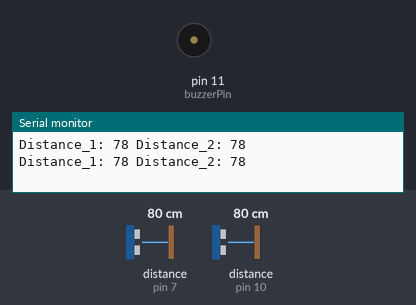
Recording of a sketch running on a simulated Arduino Uno, built with avr-gcc and run on an emulated ATmega328P. Shown: buzzer (waves = sounding, pin HIGH), the last lines printed to the serial monitor. Wiring (inferred from the names in the program): 2 × ultrasonic range finder: trigger pin 6, echo pin 7 / trigger pin 9, echo pin 10. The inputs (shaded band) are chosen by the test bench; at power-on: distance to the obstacle (sensors on pin 7, pin 10) 80 cm. The echo pulse lasts 58.3 µs per cm; pins used as bus, display or sensor lines are not drawn.

Above: at 1.8 s.
1.9 s: distance to the obstacle (sensor on pin 7) set to 7 cm
3.4 s: distance to the obstacle (sensor on pin 7) set to 4 cm
At 4.7 s:
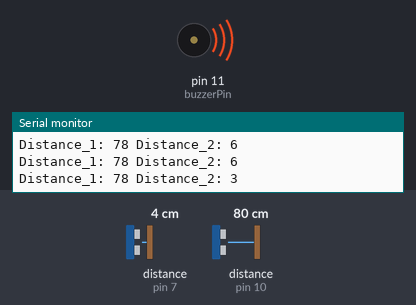
5.5 s: distance to the obstacle (sensor on pin 7) set to 9 cm
At 6.7 s:
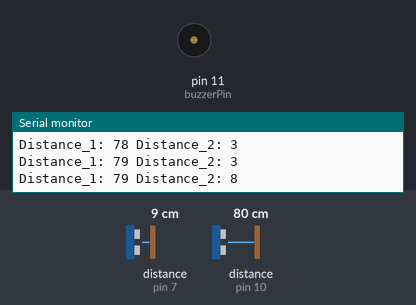
7.5 s: distance to the obstacle (sensor on pin 7) set to 2 cm
At 8.7 s:
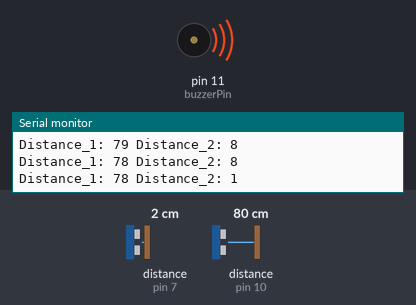
Timing chart, 0 to 10.5 s (numbered marks = the images above; inputs shaded):
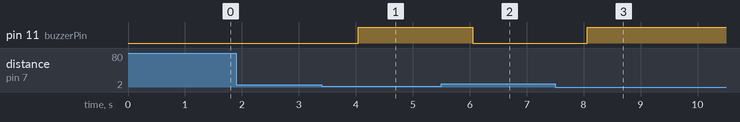

The sketch:

automated_motor.cc.ino
```cpp
  const int trigPin_1 = 9;
  const int echoPin_1 = 10;
  const int buzzerPin = 11;
  const int trigPin_2 = 6;
  const int echoPin_2 = 7;

  long duration_1;
  long duration_2;
  int distance_1;
  int distance_2;
  int i=0;

void setup()
{
  // put your setup code here, to run once:
  pinMode(trigPin_1,OUTPUT);
  pinMode(buzzerPin,OUTPUT);
  pinMode(trigPin_2,OUTPUT);
  pinMode(echoPin_1,INPUT);
  pinMode(echoPin_2,INPUT);
  Serial.begin(9600);
}

void loop()
{
  // put your main code here, to run repeatedly:
  digitalWrite(trigPin_1,LOW);
  delayMicroseconds(2);
  digitalWrite(trigPin_2,LOW);
  delayMicroseconds(2);

  digitalWrite(trigPin_1,HIGH);
  delayMicroseconds(10);
  digitalWrite(trigPin_1,LOW);

  duration_1 = pulseIn(echoPin_1,HIGH);
  distance_1 = duration_1*0.034/2;

  digitalWrite(trigPin_2,HIGH);
  delayMicroseconds(10);
  digitalWrite(trigPin_2,LOW);

  duration_2 = pulseIn(echoPin_2,HIGH);
  distance_2 = duration_2*0.034/2;

  Serial.print("Distance_1: ");
  Serial.print(distance_1);
  Serial.print(" Distance_2: ");
  Serial.println(distance_2);
  if(distance_2<5)
  {
      if(distance_1>5)
      {
         if(distance_1<15 && distance_1>5)
          {
            if(i==0)
            {
              digitalWrite(buzzerPin,LOW);
              delay(1000);
            }
            else
            {
              digitalWrite(buzzerPin,HIGH);
              delay(1000);
            }
          }
        else if(distance_1>15)
        {
          digitalWrite(buzzerPin,HIGH);
          delay(1000);
          i=1;
        }
       }
      if(distance_1<=5)
      {
        digitalWrite(buzzerPin,LOW);
        delay(1000);
        i=0;
      }
  }
  else
  {
    digitalWrite(buzzerPin,LOW);
    delay(1000);
  }
}
```

Measured:
- the behaviour switches between 6 and 5 cm on distance to the obstacle (sensor on pin 7) (found by bisection; images 0 and 1)
- after the input at 3.4 s, pin 11 (buzzerPin): LOW → HIGH after 0.64 s
- after the input at 5.5 s, pin 11 (buzzerPin): HIGH → LOW after 0.55 s
- after the input at 7.5 s, pin 11 (buzzerPin): LOW → HIGH after 0.57 s
